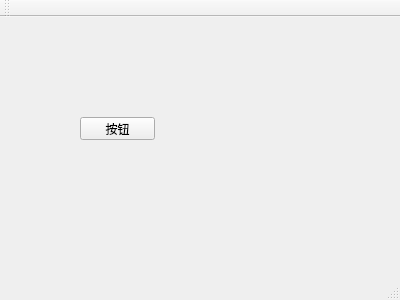
<?xml version="1.0" encoding="UTF-8"?>
<ui version="4.0">
 <class>MainWindow</class>
 <widget class="QMainWindow" name="MainWindow">
  <property name="geometry">
   <rect>
    <x>0</x>
    <y>0</y>
    <width>400</width>
    <height>300</height>
   </rect>
  </property>
  <property name="windowTitle">
   <string>MainWindow</string>
  </property>
  <widget class="QWidget" name="centralWidget">
   <widget class="QPushButton" name="pushButton">
    <property name="geometry">
     <rect>
      <x>80</x>
      <y>100</y>
      <width>75</width>
      <height>23</height>
     </rect>
    </property>
    <property name="text">
     <string>按钮</string>
    </property>
   </widget>
  </widget>
  <widget class="QMenuBar" name="menuBar">
   <property name="geometry">
    <rect>
     <x>0</x>
     <y>0</y>
     <width>400</width>
     <height>23</height>
    </rect>
   </property>
  </widget>
  <widget class="QToolBar" name="mainToolBar">
   <attribute name="toolBarArea">
    <enum>TopToolBarArea</enum>
   </attribute>
   <attribute name="toolBarBreak">
    <bool>false</bool>
   </attribute>
  </widget>
  <widget class="QStatusBar" name="statusBar"/>
 </widget>
 <layoutdefault spacing="6" margin="11"/>
 <resources/>
 <connections/>
</ui>
